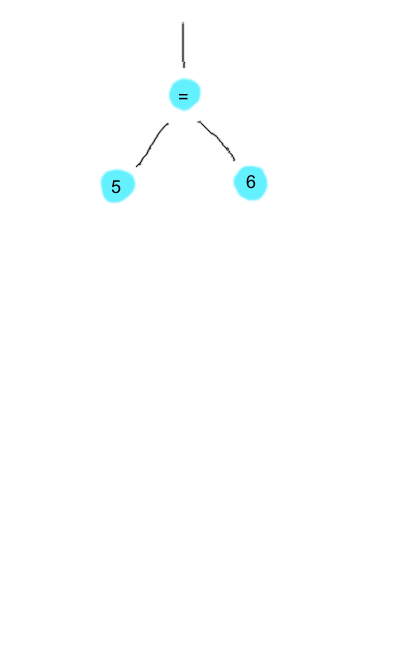
#> input picture test_equal.ska.png, 400 x 650 px
$ python skastic.py test_equal.ska.png   (older library calls are emulated)
#> lines starting #> are read from the running program, lines starting #| are printed output that depends on the picture; after the words box and inside, x2 and y2 are one past the last pixel; in counts of white or black regions, pixels touching at a corner belong together
### page.py
import sys

import cv2
import numpy as np

# from ast_utils import recognized
from contour_utils import categorize_contour, CONTOUR_BOX, CONTOUR_LINE
from graph import ContourLine, ContourNode, EDGE_NODE
from misc import CompilerException, rand_bgr


class Page:
  def __init__(self, filename, analyze_only):
    self.externs = set()
    self.analyze_only = analyze_only
    self.load(filename, analyze_only)

  def load(self, filename, analyze_only):
    # Load image, then do various conversions and thresholding.
#> called with filename = 'test_equal.ska.png', analyze_only = False
    self.img_orig = cv2.imread(filename, cv2.IMREAD_COLOR)
#> self.img_orig is the input picture: shape (650, 400, 3); mean B, G, R 254.7, 254.5, 253.2

    if self.img_orig is None:
      raise CompilerException("File '{}' not found".format(filename))

    self.img_grey = cv2.cvtColor(self.img_orig, cv2.COLOR_BGR2GRAY)
    _, self.img_contour = cv2.threshold(self.img_grey, 250, 255, cv2.THRESH_BINARY_INV)
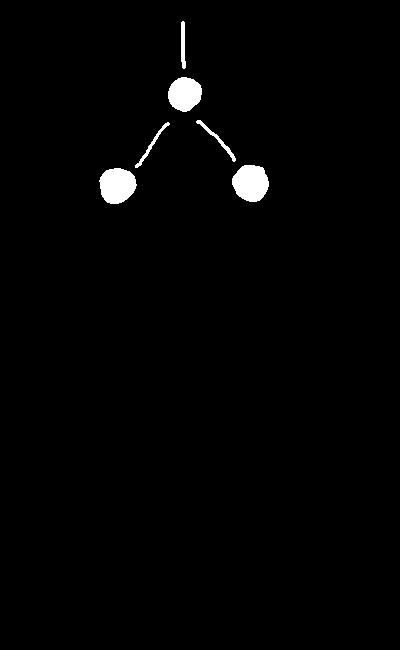
#> self.img_contour: shape (650, 400); 1.4% white; 6 white regions, box (x1, y1, x2, y2) and area: (232, 165, 269, 202) 1057, (99, 168, 137, 204) 1044, (168, 77, 202, 112) 905, (196, 120, 236, 162) 207, (181, 21, 186, 69) 189, (135, 122, 170, 168) 189
    _, self.img_text = cv2.threshold(self.img_grey, 150, 255, cv2.THRESH_BINARY)
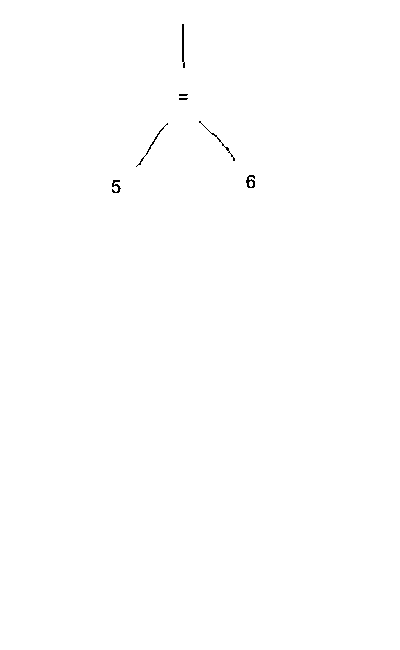
#> self.img_text: shape (650, 400); 99.9% white; black in thin lines or dots, all inside (x1, y1, x2, y2) = (112, 24, 255, 193)
    self.root_node = None

    self.contours = self.find_contours()

    self.contour_lines, self.contour_nodes = self.categorize_contours()

    self.build_graph()
    self.build_parse_tree()

    self.parse_nodes()

    if not analyze_only:
      self.python_ast = self.root_node.to_python_ast()

  def find_contours(self):
    _, contours, _ = cv2.findContours(
        self.img_contour,
        cv2.RETR_LIST,
        cv2.CHAIN_APPROX_SIMPLE
    )
#> contours = 6 contours; box (x1, y1, x2, y2) and area: (232, 165, 269, 202) 1004, (99, 168, 137, 204) 992, (168, 77, 202, 112) 857, (196, 120, 236, 162) 160, (181, 21, 186, 69) 140, (135, 122, 170, 168) 140
#> in load, `self.contours = self.find_contours()`: self.contours has the same summary as contours in find_contours
    return contours

  # [13 lines left out: functions text_mask_img, draw_contours, not called in this run]

  def draw_lines(self, img):
    for contour_line in self.contour_lines:
      cv2.line(img, contour_line.endpoints[0], contour_line.endpoints[1], (255, 0, 255), 3)

  # [17 lines left out: functions draw_connections, draw_parse_tree, not called in this run]

  # Categorize contours.
  # Returns a tuple of [ContourLine...], [ContourNode...]
  def categorize_contours(self):
    contour_lines = []
    contour_nodes = []

    for index, contour in enumerate(self.contours):
      category = categorize_contour(contour)
      if category == CONTOUR_LINE:
        contour_lines.append(ContourLine(self.img_contour, contour))
      elif category == CONTOUR_BOX:
        contour_nodes.append(ContourNode(self.img_contour, contour))
#> this loop made 6 passes
#> (area in categorize_contour, perimeter in categorize_contour, ratio in categorize_contour, category) on passes 1 to 2: (992, 119.4, 8.31, 3), (1004.5, 120, 8.37, 3)
#> (area in categorize_contour, perimeter in categorize_contour, ratio in categorize_contour, category) on pass 3: (139.5, 122.3, 1.14, 2)

    return contour_lines, contour_nodes

  def build_graph(self):
    # Currently O(n * m) which is sad. Spatial partitioning tree (kdtree or quadtree) on node
    # locations would make O(m * log n). M and N are small enough in most cases that this
    # is fast enough for now.
    for line in self.contour_lines:
      for index, endpoint in enumerate(line.endpoints):
        # Find node with centroid closest to this endpoint.
        closest_node = None
        closest_sq = sys.float_info.max
        for node in self.contour_nodes:
          dx = endpoint[0] - node.centroid[0]
          dy = endpoint[1] - node.centroid[1]
          dist_sq = dx * dx + dy * dy
          if dist_sq < closest_sq:
            closest_node = node
            closest_sq = dist_sq

        # Check for root node (closer to top edge of image than to any labeled node)
        edge_dist_sq = endpoint[1] * endpoint[1]
        if edge_dist_sq < closest_sq:
          closest_node = EDGE_NODE

        line.nodes[index] = closest_node
#> this loop made 3 passes

  def connected_nodes(self, match_node):
    # Linear search. Yuck.
    nodes = []
    for line in self.contour_lines:
      for index, node in enumerate(line.nodes):
        if match_node is node:
          nodes.append(line.nodes[1 - index])

    return nodes

  def build_parse_tree(self):
    # All sorts of linear digging here due to non-optimal graph rep. But I'm
    # cranking out code right now and will not be stopped. Refactor for speed later.
    self.root_node = None
    edge_line = None
    for line in self.contour_lines:
      for index, node in enumerate(line.nodes):
        if node == EDGE_NODE:
          edge_line = line
          self.root_node = line.nodes[1 - index]
          break
      if edge_line:
        break  # I don't like this control flow. Should break out a function.

    if not self.root_node:
      raise CompilerException("Root node not found")

    visited_nodes = set()

    stack = [self.root_node]

    while stack:
      curr_node = stack.pop()
      visited_nodes.add(curr_node)
      connected_nodes = self.connected_nodes(curr_node)
      for connected_node in connected_nodes:
        if connected_node != EDGE_NODE and connected_node not in visited_nodes:
          curr_node.children.append(connected_node)
          stack.append(connected_node)

    # Now we have parent hierarchy, but child order is currently arbitrary.
    # Sort by x position of child node centroid, left to right.
    for node in self.contour_nodes:
      node.children.sort(key=lambda x: x.centroid[0])

  def parse_nodes(self):
    for node in self.contour_nodes:
      node.parse_text(self.img_text)
#> this loop made 1 pass
#> pass 1, in save_bounding_box, `bounding_box = img[y:y+height, x:x+width]`:
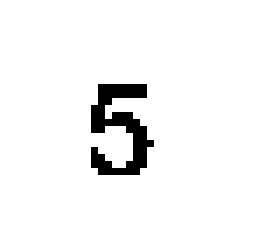
#> bounding_box: shape (36, 38) (shown 7 times larger); 95.7% white; black in thin lines or dots, all inside (x1, y1, x2, y2) = (13, 12, 22, 25)
      # [10 lines of commented-out code are left out]

  # [13 lines left out: function draw, not called in this run]

    # cv2.imshow("Mask", self.img_contour)
    # cv2.imshow("Text", self.img_text)

### contour_utils.py
"""
Some opencv contour-related functions.

"""

from queue import Queue

import cv2


# Perimeter of contour below which it's considered a speck
PERIMETER_HEURISTIC = 40.0

# Ratio of area/perimeter of a contour beneath which it is assumed to be a line
LINEAR_HEURISTIC = 5.0

# Contour categories
CONTOUR_SPECK = 1
CONTOUR_LINE = 2
CONTOUR_BOX = 3


def offset_point(point, delta):
  return (point[0] + delta[0], point[1] + delta[1])


def categorize_contour(
    contour,
    perimeter_heuristic=PERIMETER_HEURISTIC,
    linear_heuristic=LINEAR_HEURISTIC):
  """
  Categorize a contour as a box, a line, or speck

  """
  area = cv2.contourArea(contour)
  perimeter = cv2.arcLength(contour, True)

  if perimeter <= perimeter_heuristic:
    return CONTOUR_SPECK

  ratio = area / perimeter
  if ratio < linear_heuristic:
    return CONTOUR_LINE
  else:
    return CONTOUR_BOX


def neighbors(img, point):
  """
  Get a list of neighboring points within the contour. Input point must be
  in the contour. 4-directions only (not diagonals). Contour must be greyscale
  format with white (255) contour.

  """
  results = []
  max_y, max_x = img.shape
  for delta in [(-1, 0), (1, 0), (0, -1), (0, 1)]:
    candidate = offset_point(point, delta)
    if (candidate[0] >= 0 and
        candidate[0] <= max_x and
        candidate[1] >= 0 and
        candidate[1] <= max_y and
        img[candidate[1], candidate[0]] == 255):
      results.append(candidate)
  return results


def farthest_point(img, point):
  """
  Get the farthest connected white point in an image.

  """
  farthest_point = point
  farthest_dist = 0

  # Dict of point_in_contour -> distance (total dx + dy)
  searched = {}

  # Queue for breadth first search
  queue = Queue()

  searched[point] = 0
  queue.put(point)

  # Breadth first search, keeping track of max.
  while not queue.empty():
    curr_point = queue.get()
    curr_dist = searched.get(curr_point)
    for neighbor in neighbors(img, curr_point):
      neighbor_dist = searched.get(neighbor)
      if neighbor_dist is None:
        new_dist = curr_dist + 1
        if new_dist > farthest_dist:
          farthest_dist = new_dist
          farthest_point = neighbor
        searched[neighbor] = new_dist
        queue.put(neighbor)

  return farthest_point


def extreme_points(img, contour):
  """
  For a given contour, return the 2 points farthest apart.
  I believe this algorithm is general (I've yet to come up with edge cases
  which fail this approach), but I've only used it for line-following
  of narrow contours.

  Returns list (size 2) of (x, y) tuples.

  Approach:

  Pick a point of the contour (these are at the edge of the contour space).

  1. Perform a depth-first traversal of the image, assign total pixel distance
  to each pixel from the starting point in the contour. The most distant pixel
  is one endpoint.

  2. Then perform the same algorithm, using this endpoint as the
  starting point. The farthest point on this second pass is the other endpoint.

  Yes I know doing pixel access in python is slow. However, it's fast enough
  for my purposes. I may make a C python module for this some day since it
  seems to be of general use.

  """
  # Start point for search. Could be any point along contour but we pick first.
  x = contour[0][0][0]
  y = contour[0][0][1]
  point = (x, y)

  # Run algorithm to find each end.
  point1 = farthest_point(img, point)
  point2 = farthest_point(img, point1)

  return point1, point2

### graph.py
import ast
import subprocess

import cv2

from contour_utils import extreme_points


# Marker for edge node
EDGE_NODE = -1


class ContourNode:
  def __init__(self, img_contour, contour):
    self.img_contour = img_contour
    self.contour = contour
    self.children = []
    self.text = None

    # Centroid computation from the opencv docs on contour attributes. (i.e. I have no clue)
    moments = cv2.moments(contour)
    self.centroid = (int(moments['m10']/moments['m00']), int(moments['m01']/moments['m00']))

  def save_bounding_box(self, img, filename):
    x, y, width, height = cv2.boundingRect(self.contour)
    bounding_box = img[y:y+height, x:x+width]
    cv2.imwrite(filename, bounding_box)

  def parse_text(self, img):
    filename = "obj_{}.png".format(id(self))
    self.save_bounding_box(img, filename)
    cmd = [
        'tesseract',
        filename,
        'stdout',
        '--psm',
        '7',
        '-l',
        'eng+equ',
        '-c',
        'tessedit_char_whitelist=abcdefghijklmnopqrstuvwxyz0123456789=+-*/'
    ]
    result = subprocess.run(cmd, stdout=subprocess.PIPE, stderr=subprocess.DEVNULL)
    self.text = result.stdout.decode('ascii').strip().lower() or ''

  def to_python_ast(self):
    # print(self.text)
    if self.text == 'define':
      fn_node = self.children[0]
      fn_name = fn_node.text
      param_nodes = fn_node.children
      ast_args = ast.arguments(
          args=[ast.arg(arg=x.text, annotation=None) for x in param_nodes],
          vararg=None,
          kwonlyargs=[],
          kw_defaults=[],
          kwarg=None,
          defaults=[])
      return ast.FunctionDef(
          name=fn_name,
          args=ast_args,
          body=[ast.Return(value=self.children[1].to_python_ast())],
          decorator_list=[],
          returns=None,
          lineno=self.centroid[1],
          col_offset=self.centroid[0])
    elif self.text == 'if':
      tst = self.children[0].to_python_ast()
      body = self.children[1].to_python_ast()
      if len(self.children) == 3:
        orelse = self.children[2].to_python_ast()
      else:
        orelse = ast.NameConstant(value=None)
      return ast.IfExp(
          test=tst,
          body=body,
          orelse=orelse,
          lineno=self.centroid[1],
          col_offset=self.centroid[0])
    elif self.text == 'true':
      return ast.NameConstant(
          value=True,
          lineno=self.centroid[1],
          col_offset=self.centroid[0])
    elif self.text == 'false':
      return ast.NameConstant(
          value=False,
          lineno=self.centroid[1],
          col_offset=self.centroid[0])
    elif self.text.isdigit():
      return ast.Num(
          n=int(self.text),
          lineno=self.centroid[1],
          col_offset=self.centroid[0])
    elif self.text == '=':
      left = self.children[0].to_python_ast()
      right = self.children[1].to_python_ast()
      return ast.Compare(
          left=left,
          ops=[ast.Eq()],
          comparators=[right],
          lineno=self.centroid[1],
          col_offset=self.centroid[0])
    elif self.text == '+':
      left = self.children[0].to_python_ast()
      right = self.children[1].to_python_ast()
      return ast.BinOp(
          left=left,
          op=ast.Add(),
          right=right,
          lineno=self.centroid[1],
          col_offset=self.centroid[0])
    elif self.text == '-':
      left = self.children[0].to_python_ast()
      right = self.children[1].to_python_ast()
      return ast.BinOp(
          left=left,
          op=ast.Sub(),
          right=right,
          lineno=self.centroid[1],
          col_offset=self.centroid[0])
    elif self.text == '*':
      left = self.children[0].to_python_ast()
      right = self.children[1].to_python_ast()
      return ast.BinOp(
          left=left,
          op=ast.Mult(),
          right=right,
          lineno=self.centroid[1],
          col_offset=self.centroid[0])
    else:
      if len(self.children) == 0:
        # Local var
        return ast.Name(
            id=self.text,
            ctx=ast.Load(),
            lineno=self.centroid[1],
            col_offset=self.centroid[0])
      else:
        # Function call
        if self.children[0].text == '':
          # Empty parameters if child is blank.
          args = []
        else:
          args = [x.to_python_ast() for x in self.children]
          return ast.Call(
              func=ast.Name(
                  id=self.text,
                  ctx=ast.Load()),
              args=args,
              keywords=[],
              lineno=self.centroid[1],
              col_offset=self.centroid[0])


class ContourLine:
  def __init__(self, img_contour, contour):
    self.img_contour = img_contour
    self.contour = contour
    self.nodes = [None, None]  # Connected nodes in graph
    self.endpoints = extreme_points(self.img_contour, self.contour)

### skastic.py
#!/usr/bin/env python

import argparse
import ast
import sys

import cv2

from ast_utils import make_module
from page import Page

class Skastic:
  def __init__(self, filename, args):
    self.function_pages = {}
    self.main_page = None
    self.args = args
    self.analyze_only = bool(args.draw)
    self.load(filename, args)
    if not self.analyze_only:
      self.exec()

  def load(self, filename, args):
    self.main_page = Page(filename, self.analyze_only)
#> (the call stopped at in parse_text, `result = subprocess.run(cmd, stdout=subprocess.PIPE, stderr=subprocess..`: subprocess is not available in this run)
    if self.analyze_only:
      self.main_page.draw(args.draw)
    else:
      self.load_includes(args)

  def load_includes(self, args):
    for filename in args.include:
      self.function_pages[filename.split('.')[0]] = Page(filename, False)

  def exec(self):
    function_asts = [x.python_ast for x in self.function_pages.values()]
    module_ast = make_module(function_asts, self.main_page.python_ast)

    if self.args.dump_ast:
      print(ast.dump(module_ast))

    exec(compile(module_ast, filename="<ast>", mode="exec"))


def main(argv=sys.argv):
  parser = argparse.ArgumentParser(description='Execute a skastic image.')
  parser.add_argument('filename', help='Name of .ska.png file to execute')
  parser.add_argument('--include', '-i', action='append', help='Include file', default=[])
  parser.add_argument('--draw', action='append', help='Do not execute. For debugging an '
                      'image, display one of (contours, lines, connections, parse-tree)', default=[])
  parser.add_argument('--dump-ast', action='store_true', help='Do not execute. For debugging, '
                      'dump ast')
  args = parser.parse_args(argv[1:])

  skastic = Skastic(args.filename, args)

  if args.draw:
    # Meh, probably better to wait for a key from the console?
    cv2.waitKey(0)


if __name__ == '__main__':
#> (the run stopped early here; a loop or call above may not have finished)

$ run again, on factorial.ska.png
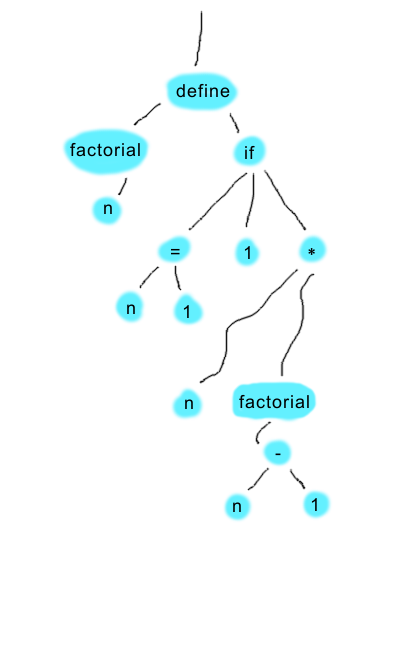
#> input picture factorial.ska.png, 400 x 650 px
#> in load, self.img_orig is the input picture: shape (650, 400, 3); mean B, G, R 253, 252.2, 245.1
#> in load, `_, self.img_contour = cv2.threshold(self.img_grey, 250, 255, cv2.THRES..`:
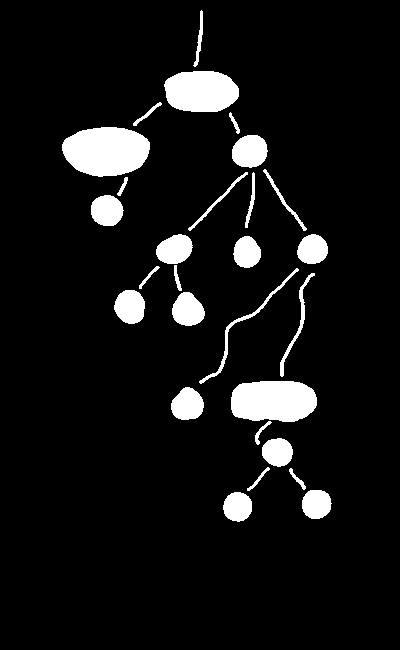
#> self.img_contour: shape (650, 400); 7.7% white; 28 white regions, largest, box (x1, y1, x2, y2) and area: (62, 127, 150, 177) 3439, (231, 381, 317, 422) 3024, (164, 71, 239, 112) 2540
#> self.img_text: shape (650, 400); 99% white; black in thin lines or dots, all inside (x1, y1, x2, y2) = (70, 11, 317, 512)
#> contours = 28 contours; largest, box (x1, y1, x2, y2) and area: (62, 127, 150, 177) 3336, (231, 381, 317, 422) 2921, (164, 71, 239, 112) 2452, (232, 135, 268, 168) 888, (172, 292, 205, 326) 785
#> self.contours has the same summary as contours in find_contours
#> the loop in categorize_contours, `for index, contour in enumerate(self.contours):` made 28 passes
#> (area in categorize_contour, perimeter in categorize_contour, ratio in categorize_contour, category) on passes 1 to 2: (641.5, 95.84, 6.69, 3), (657, 96.43, 6.81, 3)
#> the loop in build_graph, `for line in self.contour_lines:` made 14 passes
#> the loop in build_parse_tree, `for line in self.contour_lines:` made 14 passes
#> the loop in build_parse_tree, `for node in self.contour_nodes:` made 14 passes
#> the loop in parse_nodes, `for node in self.contour_nodes:` made 1 pass
#> pass 1, in save_bounding_box, `bounding_box = img[y:y+height, x:x+width]`:
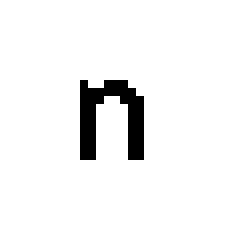
#> bounding_box: shape (30, 29) (shown 8 times larger); 94.8% white; black in thin lines or dots, all inside (x1, y1, x2, y2) = (10, 10, 18, 20)

$ run again, on print12345.ska.png
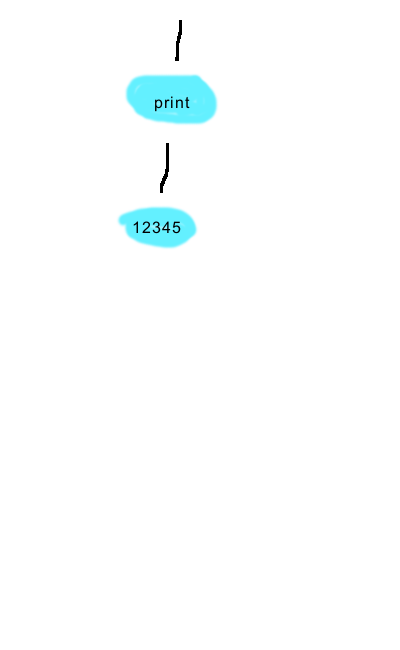
#> input picture print12345.ska.png, 400 x 650 px
#> in load, self.img_orig is the input picture: shape (650, 400, 3); mean B, G, R 254.4, 254.1, 251
#> in load, `_, self.img_contour = cv2.threshold(self.img_grey, 250, 255, cv2.THRES..`:
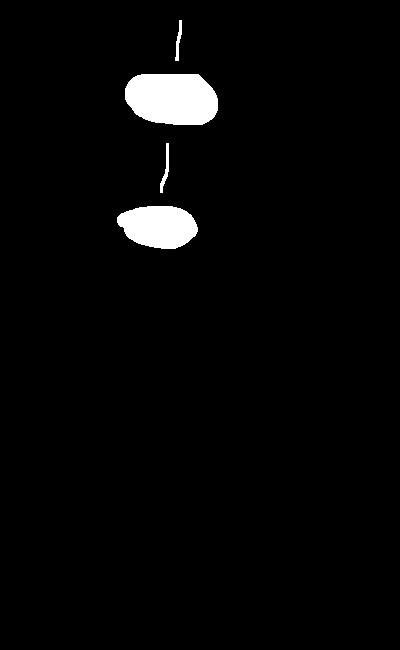
#> self.img_contour: shape (650, 400); 2.7% white; 4 white regions, box (x1, y1, x2, y2) and area: (125, 74, 218, 125) 4044, (117, 206, 198, 249) 2680, (160, 143, 169, 193) 168, (175, 20, 182, 61) 135
#> self.img_text: shape (650, 400); 99.7% white; black in thin lines or dots, all inside (x1, y1, x2, y2) = (134, 20, 190, 233)
#> contours = 4 contours; box (x1, y1, x2, y2) and area: (125, 74, 218, 125) 3932, (117, 206, 198, 249) 2588, (160, 143, 169, 193) 116, (175, 20, 182, 61) 92
#> self.contours has the same summary as contours in find_contours
#> the loop in categorize_contours, `for index, contour in enumerate(self.contours):` made 4 passes
#> (area in categorize_contour, perimeter in categorize_contour, ratio in categorize_contour, category) on passes 1, 3: (2587.5, 208.3, 12.42, 3), (3932, 247.7, 15.88, 3)
#> the loop in build_graph, `for line in self.contour_lines:` made 2 passes
#> the loop in build_parse_tree, `for line in self.contour_lines:` made 2 passes
#> the loop in build_parse_tree, `for node in self.contour_nodes:` made 2 passes
#> the loop in parse_nodes, `for node in self.contour_nodes:` made 1 pass
#> pass 1, in save_bounding_box, `bounding_box = img[y:y+height, x:x+width]`:
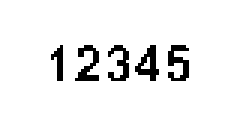
#> bounding_box: shape (43, 81) (shown 3 times larger); 93.9% white; black in thin lines or dots, all inside (x1, y1, x2, y2) = (17, 15, 63, 27)
